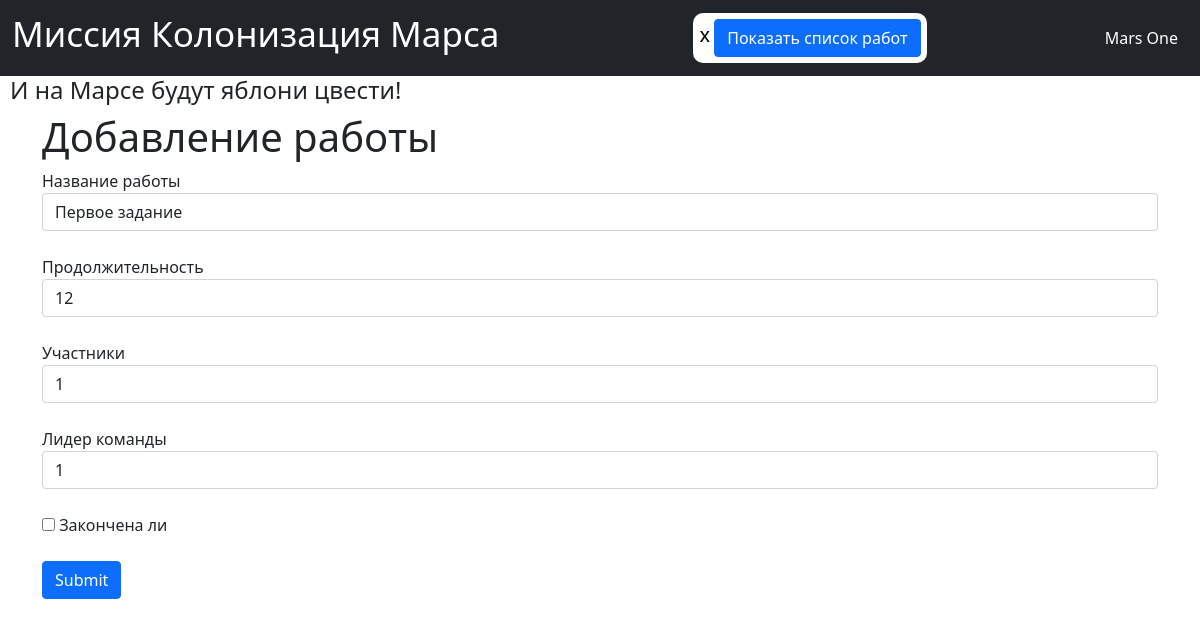
The page /edit_job/1 (signed in) on the database as committed earlier.
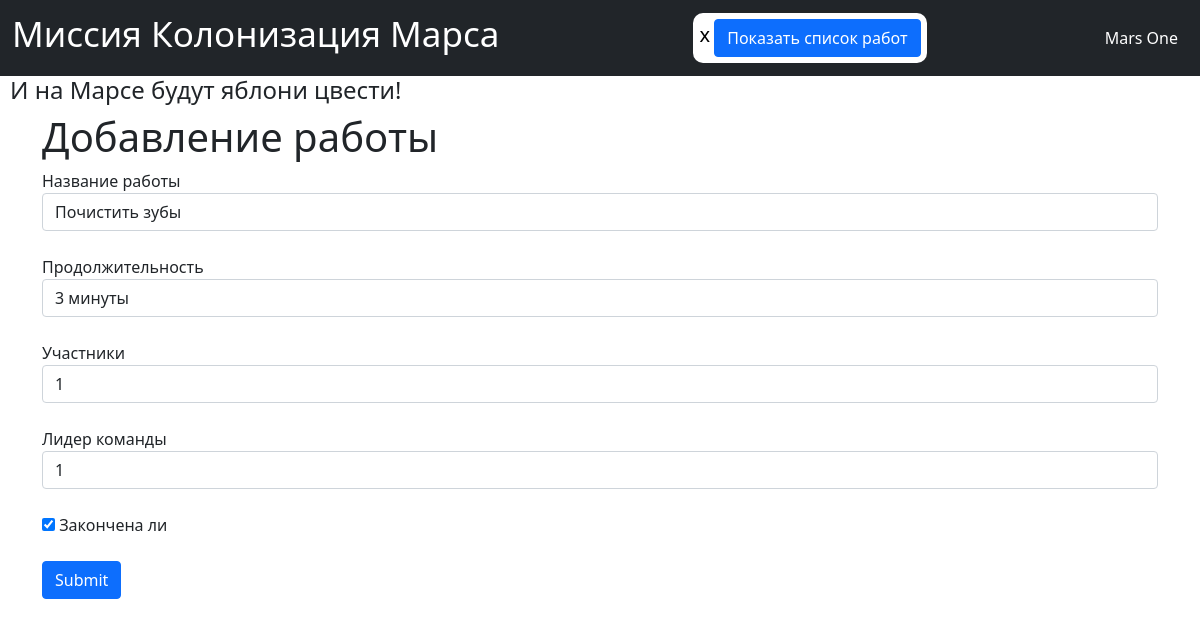
The same page on the database as committed later.
### data/users.py (models this page shows, shortened)
class User(SqlAlchemyBase, UserMixin):
    __tablename__ = 'users'
    id = sqlalchemy.Column(sqlalchemy.Integer, primary_key=True, autoincrement=True)
    surname = sqlalchemy.Column(sqlalchemy.String, nullable=True)
    name = sqlalchemy.Column(sqlalchemy.String, nullable=True)
    age = sqlalchemy.Column(sqlalchemy.Integer, nullable=True)
    position = sqlalchemy.Column(sqlalchemy.String, nullable=True)
    speciality = sqlalchemy.Column(sqlalchemy.String, nullable=True)
    email = sqlalchemy.Column(sqlalchemy.String, index=True, unique=True, nullable=True)
    address = sqlalchemy.Column(sqlalchemy.String, nullable=True)
    hashed_password = sqlalchemy.Column(sqlalchemy.String, nullable=True)
    modified_date = sqlalchemy.Column(sqlalchemy.DateTime, default=datetime.datetime.now)

### data/jobs.py (models this page shows, shortened)
class Jobs(SqlAlchemyBase):
    __tablename__ = 'jobs'
    id = sqlalchemy.Column(sqlalchemy.Integer, primary_key=True, autoincrement=True)
    job = sqlalchemy.Column(sqlalchemy.String, nullable=True)
    work_size = sqlalchemy.Column(sqlalchemy.Integer, nullable=True, default=0)
    collaborators = sqlalchemy.Column(sqlalchemy.String, nullable=True)
    start_date = sqlalchemy.Column(sqlalchemy.DateTime, default=datetime.datetime.now)
    end_start = sqlalchemy.Column(sqlalchemy.DateTime, default=datetime.datetime.now)
    is_finished = sqlalchemy.Column(sqlalchemy.Boolean, default=True)
    team_leader = sqlalchemy.Column(sqlalchemy.Integer, sqlalchemy.ForeignKey('users.id'))
    user = orm.relation('User')

### main.py (the view, shortened to what this page needs)
@app.route('/edit_job/<int:id>', methods=['GET', 'POST'])
@login_required
def edit_news(id):
    form = AddJobForm()
    if request.method == "GET":
        db_sess = db_session.create_session()
        jobs = db_sess.query(Jobs).filter(
            (Jobs.id == id), (Jobs.user == current_user) | (current_user.id == 1)).first()
        if jobs:
            form.job.data = jobs.job
            form.work_size.data = jobs.work_size
            form.collaborators.data = jobs.collaborators
            form.team_leader.data = jobs.team_leader
            form.is_finished.data = jobs.is_finished
        else:
            abort(404)
    return render_template('add_job_form.html', title='Редактирование новости', form=form)

### data/add_job_form.py
class AddJobForm(FlaskForm):
    job = StringField('Название работы', validators=[DataRequired()])
    work_size = StringField('Продолжительность', validators=[DataRequired()])
    collaborators = StringField('Участники', validators=[DataRequired()])
    is_finished = BooleanField('Закончена ли')
    team_leader = IntegerField('Лидер команды', validators=[DataRequired()])
    submit = SubmitField('Submit')

### data/db_session.py (called while the page is built)
def create_session() -> Session:
    global __factory
    return __factory()

### main.py (called while the page is built)
@login_manager.user_loader
def load_user(user_id):
    db_sess = db_session.create_session()
    return db_sess.query(User).get(user_id)

### templates/add_job_form.html (shortened to what this page needs)
{% extends "base.html" %}
{% block content %}
<div class="container">
    <h1>Добавление работы</h1>
    <form action="" method="post">
        <span>
            {{ form.job.label }}<br>
            {{ form.job(class="form-control", type="job") }}<br>
        </span>
        <span>
            {{ form.work_size.label }}<br>
            {{ form.work_size(class="form-control", type="work_size") }}<br>
        </span>
        <span>
            {{ form.collaborators.label }}<br>
            {{ form.collaborators(class="form-control", type="collaborators") }}<br>
        </span>
        <span>
            {{ form.team_leader.label }}<br>
            {{ form.team_leader(class="form-control", type="team_leader") }}<br>
        </span>
        <span>{{ form.is_finished() }} {{ form.is_finished.label }}</span><br><br>
        <span>{{ form.submit(type="submit", class="btn btn-primary") }}</span>
    </form>
</div>
{% endblock %}

### templates/base.html (shortened to what this page needs)
<!DOCTYPE html>
<html lang="en">
<head>
    <link href="https://cdn.jsdelivr.net/npm/bootstrap@5.0.0-beta2/dist/css/bootstrap.min.css" rel="stylesheet"
>
</head>
<body>
<nav class="navbar navbar-dark bg-dark">
    <div class="container-fluid">
        <a href="http://127.0.0.1:5000/" style="text-decoration: none"><h1 class="navbar-brand" style="font-size: 35px">
            Миссия Колонизация Марса</h1></a>
        <div style="background-color: white; border-radius: 10px; max-width: 900px; height: 50px; padding: 6px">
            {% if current_user.is_authenticated %}
            <a href="/logout" style="color: black; text-decoration: none; font-size: 20px">{{ current_user.name }}</a>
            <button type="button" class="btn btn-primary" style="">
                <a href="http://127.0.0.1:5000/get_jobs" style="color: white; text-decoration: none;">
                    Показать список работ</a>
            </button>
            {% endif %}
        </div>
        <div class="navbar-text" style="color: white; padding-right: 10px">
            <a href="http://127.0.0.1:5000" style="text-decoration: none;">Mars One</a>
        </div>
    </div>
</nav>
<h4 class="apple_tree_h4" style="padding-left: 10px">И на Марсе будут яблони цвести!</h4>
{% block content %}{% endblock %}
</body>
</html>

Rows that differ between the two databases and show on the page:
changed Jobs: job "Первое задание" → "Почистить зубы"; work_size "12" → "3 минуты"; is_finished "☐" → "☑"
